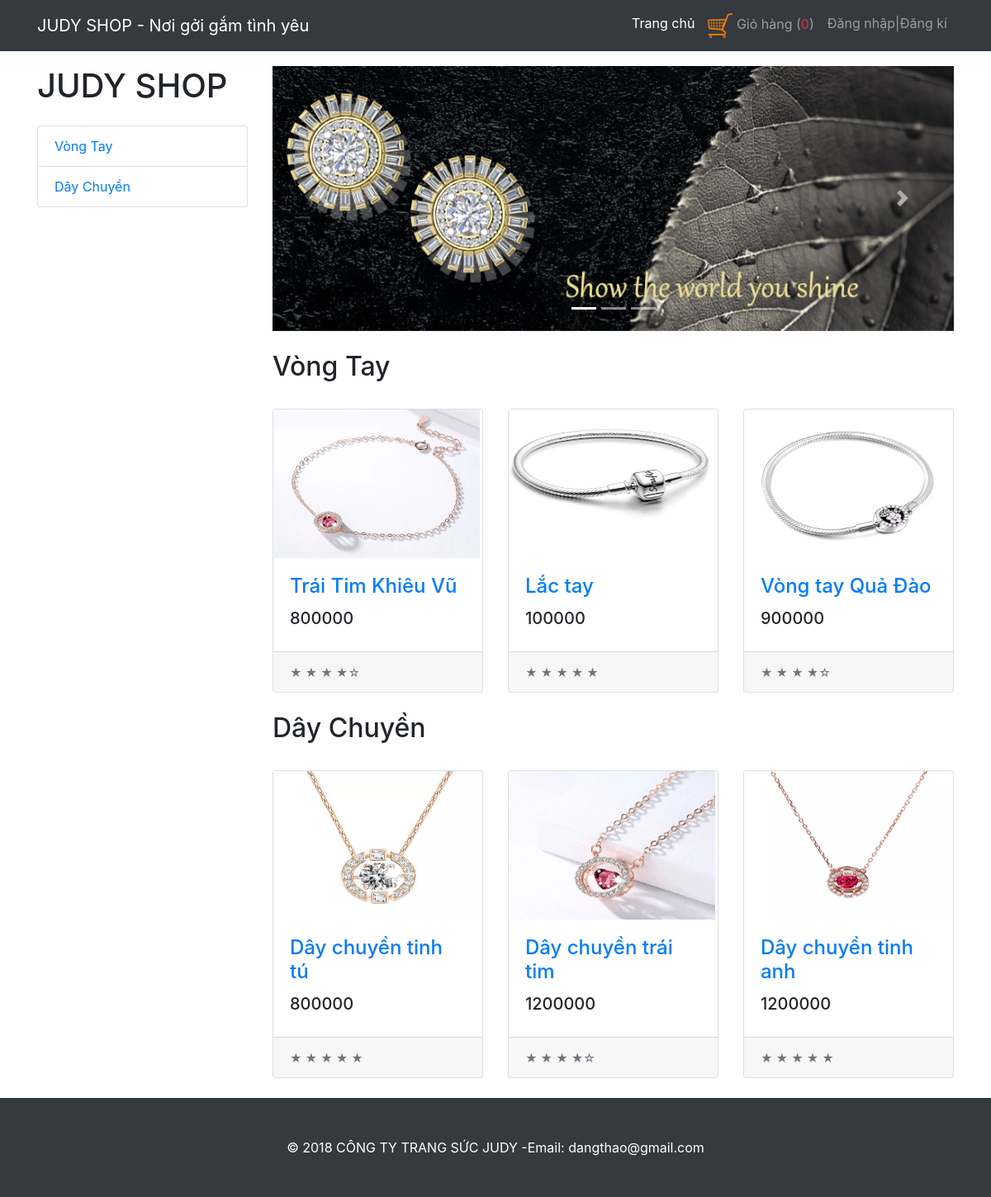
The page / on the database its author committed.
### tables this page shows
CREATE TABLE `categories` (
  `id` tinyint(4) NOT NULL,
  `name` varchar(50) NOT NULL
);

CREATE TABLE `products` (
  `id` int(11) NOT NULL,
  `product_name` varchar(100) NOT NULL,
  `image_url` varchar(200) NOT NULL,
  `description` text NOT NULL,
  `category_id` int(11) NOT NULL,
  `price` int(11) NOT NULL,
  `rate` tinyint(4) NOT NULL
);

### index.php (called while the page is built)
<?php
include ("site/header.php");
include ("site/homepage.php");
include ("site/footer.php");
?>

### site/products.php (called while the page is built, shortened)
<?php
	function get_all_categories($connect)
	{
		$sql = "SELECT * FROM categories";
		$result = $connect->query($sql);
		if ($result->num_rows > 0) {
			while($row = mysqli_fetch_array($result))
			{
				$categories[]=$row;
			}
		}
		return $categories;
	}
	function get_product_in_category($connect,$category_id)
	{
		$sql = "SELECT * FROM products WHERE category_id=".$category_id;
		$result = $connect->query($sql);
		if ($result->num_rows > 0) {
		while($row = mysqli_fetch_array($result))
		{
			$products[]=$row;
		}
		return $products;
		}
	}
	$categories = get_all_categories($connect);
?>

### site/homepage.php (the view, shortened to what this page needs)
<?php
 include("products.php");
?>
    <div class="container">
      <div class="row">
        <div class="col-lg-3">
          <h1 class="my-4">JUDY SHOP</h1>
          <div class="list-group" >
		  <?php
		  foreach($categories as $category)
		  {
            echo '<a href="category_details.php?category='.$category['id'].'"class="list-group-item">'.$category["name"].'</a>';
		  }
			?>
          </div>
        </div>
        <div class="col-lg-9">
          <div id="carouselExampleIndicators" class="carousel slide my-4" data-ride="carousel">
            <ol class="carousel-indicators">
              <li data-target="#carouselExampleIndicators" data-slide-to="0" class="active"></li>
              <li data-target="#carouselExampleIndicators" data-slide-to="1"></li>
              <li data-target="#carouselExampleIndicators" data-slide-to="2"></li>
            </ol>
            <div class="carousel-inner" role="listbox">
              <div class="carousel-item active">
                <img class="d-block img-fluid" src="images/banner_tops_first_slide_900x350.jpg" alt="First slide">
              </div>
            </div>
            <a class="carousel-control-prev" href="#carouselExampleIndicators" role="button" data-slide="prev">
              <span class="carousel-control-prev-icon" aria-hidden="true"></span>
            </a>
            <a class="carousel-control-next" href="#carouselExampleIndicators" role="button" data-slide="next">
              <span class="carousel-control-next-icon" aria-hidden="true"></span>
            </a>
          </div>
		<?php
		foreach($categories as $category)
		{
			$products=get_product_in_category($connect,$category['id']);
		?>
		 <h2><?php echo $category['name']; ?></h2></br>
          <div class="row">
			<?php
			foreach($products as $product)
			{
			?>
			<div class="col-lg-4 col-md-6 mb-4">
              <div class="card h-100">
                <a href="product_details.php?id=<?php echo htmlspecialchars($product['id']);?>"><img src="<?php echo $product['image_url'] ?>" width="250" height="180"></a>
                <div class="card-body">
                  <h4 class="card-title">
                    <a href="product_details.php?id=<?php echo htmlspecialchars($product['id']);?>"><?php echo $product['product_name'] ?></a>
                  </h4>
                  <h5><?php echo $product['price'] ?></h5>
                </div>
                <div class="card-footer">
                  <small class="text-muted">
				  <?php
				  for($i =0;$i <5;$i++)
				  {
					if($i <$product['rate'])
						echo " &#9733;";
					else
						echo "&#9734;";
				  }
				  ?>
				  </small>
                  </div>
              </div>
            </div>
			<?php
			 }
			 echo "</div>";
		}
			?>
	</div>
	</div>
      </div>

### site/header.php (shortened to what this page needs)
<!DOCTYPE html>
<html lang="en">
  <head>
    <link href="public/vendor/bootstrap/css/bootstrap.min.css" rel="stylesheet">
    <link href="public/css/shop-homepage.css" rel="stylesheet">
  </head>
  <body>
    <nav class="navbar navbar-expand-lg navbar-dark bg-dark fixed-top">
      <div class="container">
        <a class="navbar-brand" href="index.php">JUDY SHOP - Nơi gởi gắm tình yêu</a>
        <div class="collapse navbar-collapse" id="navbarResponsive">
          <ul class="navbar-nav ml-auto">
            <li class="nav-item active">
              <a class="nav-link" href="index.php">Trang chủ
              </a>
            </li>
			<li class="class="nav-item"">
              <a class="nav-link" href="shoppingcart.php"><img src="images/shopping-cart-2.png" width=30 height=30 /> Giỏ hàng (<span class="text-danger"><?php echo $_SESSION["number_product_in_cart"];?></span>)</a>
            </li>
			<?php if(isset($_SESSION['username']))
				{
			?>
			<li class="class="nav-item"">
              <a class="nav-link" href="profile.php">Tài khoản <?php echo $_SESSION['username']?> </a>
            </li>
			<li class="class="dropdown scale"">
              <a class="nav-link" href="logout.php">Đăng xuất</a>
            </li>
			<?php }else
				{
			?>
			<li class="nav-item">
              <a class="nav-link" href="login.php">Đăng nhập|Đăng kí</a>
            </li>
			<?php
			}
			?>
          </ul>
        </div>
      </div>
    </nav>

### site/footer.php (shortened to what this page needs)
    <footer class="py-5 bg-dark">
      <div class="container">
        <p class="m-0 text-center text-white">© 2018 CÔNG TY TRANG SỨC JUDY -Email: dangthao@gmail.com</p>
      </div>
    </footer>
  </body>
</html>

### public/css/shop-homepage.css (style rules this page uses)
body { padding-top: 54px; }
@media (min-width: 992px) { body { padding-top: 56px; } }

### rows shown on the page
categories: name "Vòng Tay"
categories: name "Dây Chuyền"
products: image_url (picture), product_name "Trái Tim Khiêu Vũ", price "800000"
products: image_url (picture), product_name "Lắc tay", price "100000", rate 5 (drawn)
products: image_url (picture), product_name "Vòng tay Quả Đào", price "900000"
products: image_url (picture), product_name "Dây chuyền tinh tú", price "800000", rate 5 (drawn)
products: image_url (picture), product_name "Dây chuyền trái tim", price "1200000"
products: image_url (picture), product_name "Dây chuyền tinh anh", price "1200000", rate 5 (drawn)

### other values the page prints
$_SESSION["number_product_in_cart"] "0"
